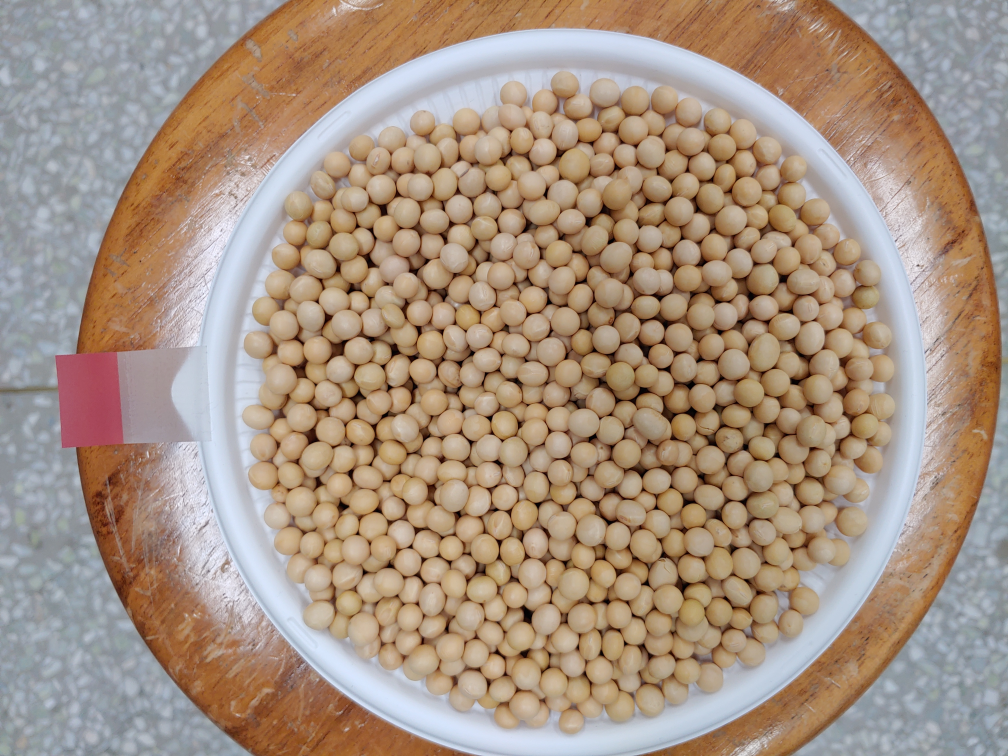
#> input picture capture/t28/5.jpg, 4032 x 3024 px, found by its file name (shown at 1/4 size)
$ python testing.py
#> lines starting #> are read from the running program, lines starting #| are printed output that depends on the picture; after the words box and inside, x2 and y2 are one past the last pixel; in counts of white or black regions, pixels touching at a corner belong together
import numpy as np
import cv2

import numpy as np
import cv2
import datetime as dt

class BeanCount:
    def __init__(self, export_file_path: str):
#> in main, src is the input picture: shape (3024, 4032, 3); mean B, G, R 129.4, 146.4, 166.8
        self.test_l = [f"/t{i:02d}" for i in range(1, 31)]
        self.image_l = [f"/{i}.jpg" for i in range(1,6)]
        self.option = 0
        self.image_path_list = []
        self.open_count_label_path = "./01/System/data/count_open.txt"
        self.start_time = 0
        self.end_time = 0
        self.open_label = []
        self.hidden_label = []
        self.count_res = []
        self.linear_model_fn = None
        self.hidden_count_label_path = "./01/System/data/count_hidden.txt"
        self.export_file_path = export_file_path


    # [37 lines left out: functions fast_countingBean, getImagePath, getArea, getAboveTargetImg, not called in this run]


    def getSideTargetImg(self, src):
        rc = (975, 909, 2555, 999)
        dst = src[rc[1]:rc[1]+rc[3], rc[0]:rc[0]+rc[2]]
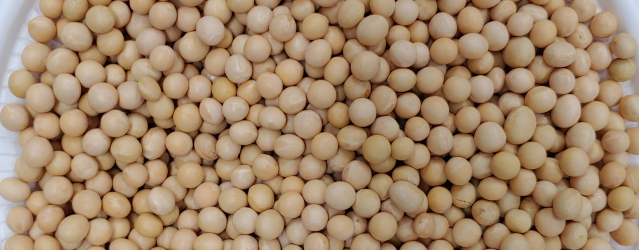
#> dst: shape (999, 2555, 3) (shown at 1/4 size); mean B, G, R 105.8, 134.5, 162.2
        return dst


    def hsvRGB2Binary(self, src):
        src_hsv = cv2.cvtColor(src, cv2.COLOR_BGR2HSV)
#> src_hsv: shape (999, 2555, 3); mean H, S, V 18.6, 99.1, 162.6
        dst = cv2.inRange(src_hsv, (16, 13, 0), (80, 250, 255))
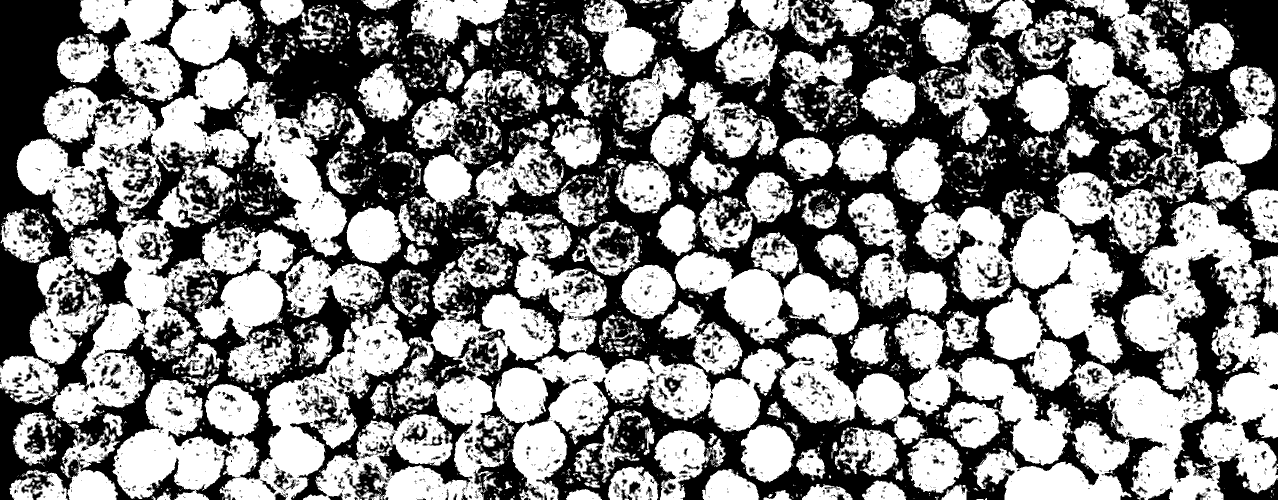
#> dst: shape (999, 2555) (shown at 1/2 size); 53.5% white; 4939 black regions (4145 under 20 px), largest, box (x1, y1, x2, y2) and area: (0, 0, 2555, 999) 1073921, (2345, 507, 2520, 964) 24088, (2433, 907, 2555, 999) 5166
        return dst


    def erasingNoise(self, src):
        # mopology
        dst2 = cv2.morphologyEx(src, cv2.MORPH_OPEN, None)
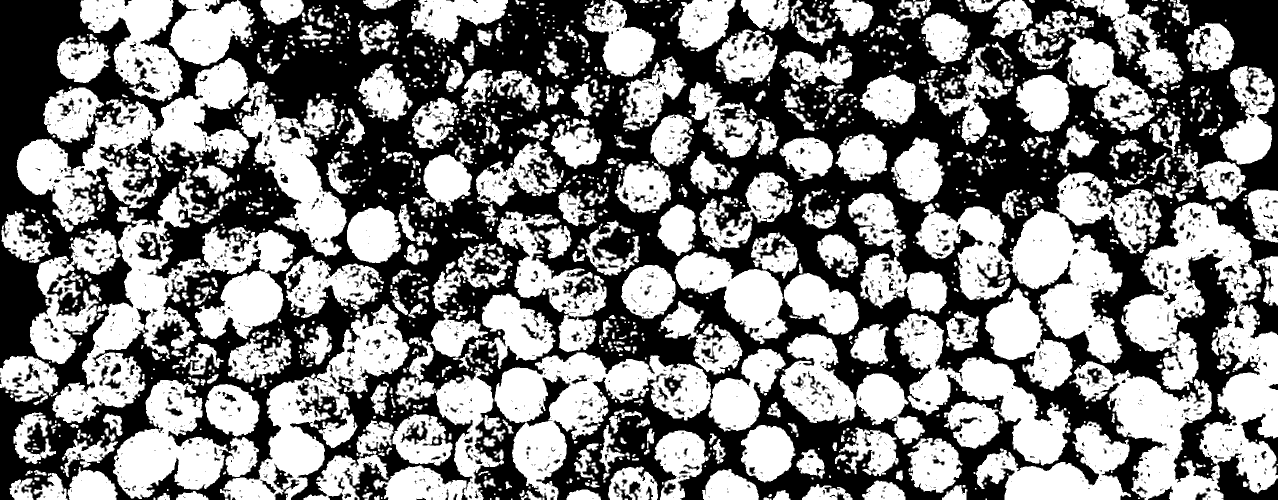
#> dst2: shape (999, 2555) (shown at 1/2 size); 50.9% white; 2281 black regions (1738 under 20 px), largest, box (x1, y1, x2, y2) and area: (0, 0, 2555, 999) 1196844, (2481, 827, 2555, 951) 2367, (271, 463, 325, 523) 1564
        # segmentation
        kernel = np.ones((6, 6), np.uint8)
        closing = cv2.morphologyEx(dst2, cv2.MORPH_CLOSE,kernel, iterations = 15)
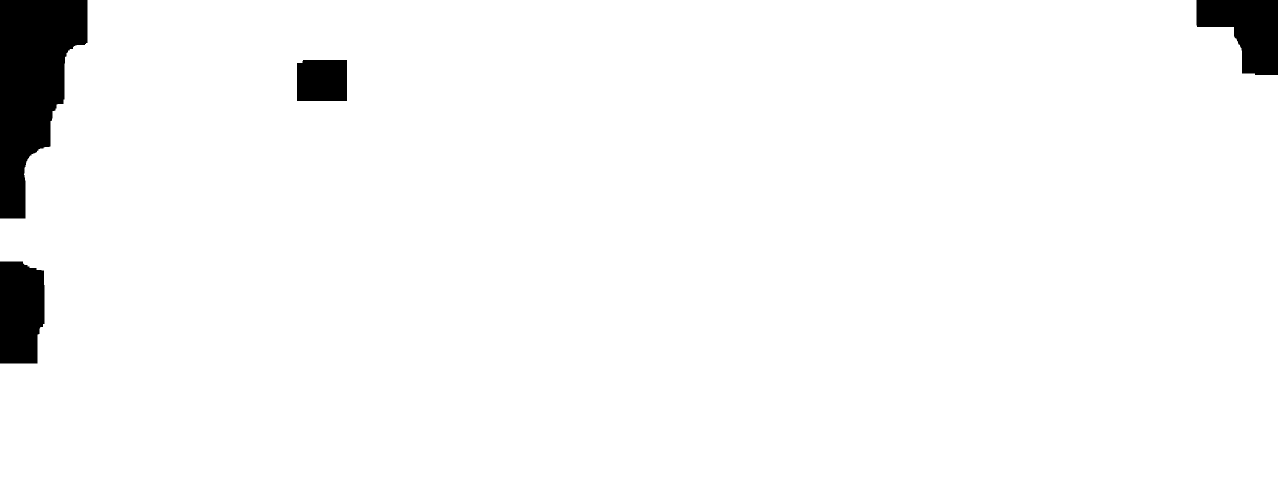
#> closing: shape (999, 2555) (shown at 1/2 size); 96.5% white; 4 black regions, box (x1, y1, x2, y2) and area: (0, 0, 175, 437) 47828, (0, 523, 89, 727) 16592, (2393, 0, 2555, 150) 15981, (594, 120, 694, 202) 8132
        bg = cv2.dilate(closing, kernel, iterations = 1)
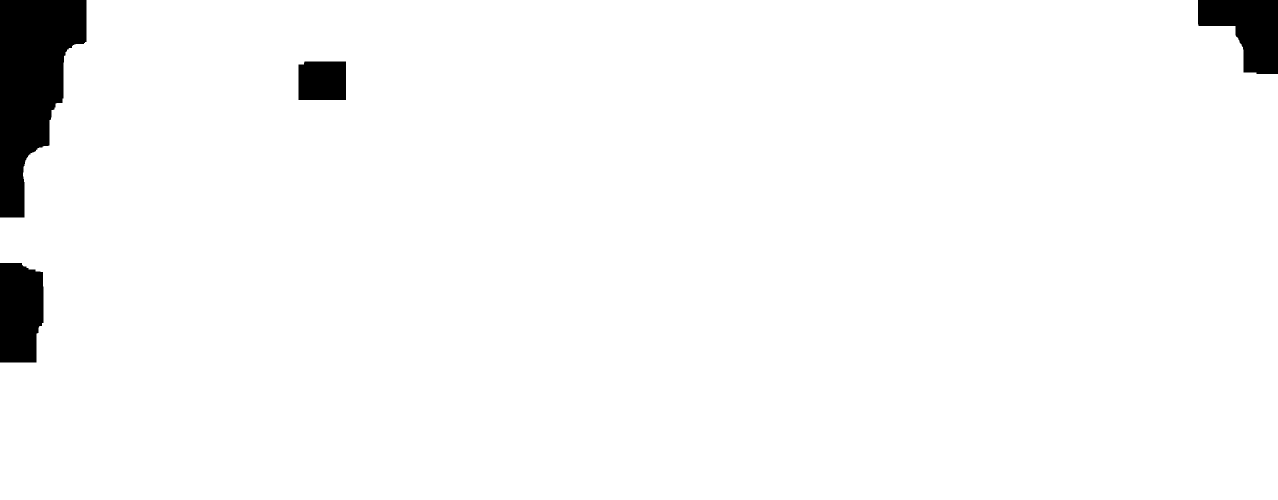
#> bg: shape (999, 2555) (shown at 1/2 size); 96.7% white; 4 black regions, box (x1, y1, x2, y2) and area: (0, 0, 173, 435) 46593, (0, 526, 87, 725) 15749, (2396, 0, 2555, 148) 15213, (597, 123, 692, 200) 7247
        dist_transform = cv2.distanceTransform(closing, cv2.DIST_L2, 0)
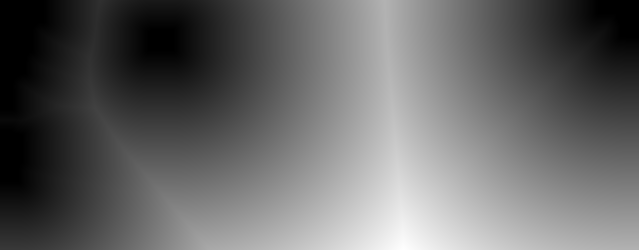
#> dist_transform: shape (999, 2555) float32 (shown at 1/4 size); min 0, max 1217.7, mean 492.6; drawn with min black and max white
        ret, fg = cv2.threshold(dist_transform, 0.02*dist_transform.max(), 255, 0)
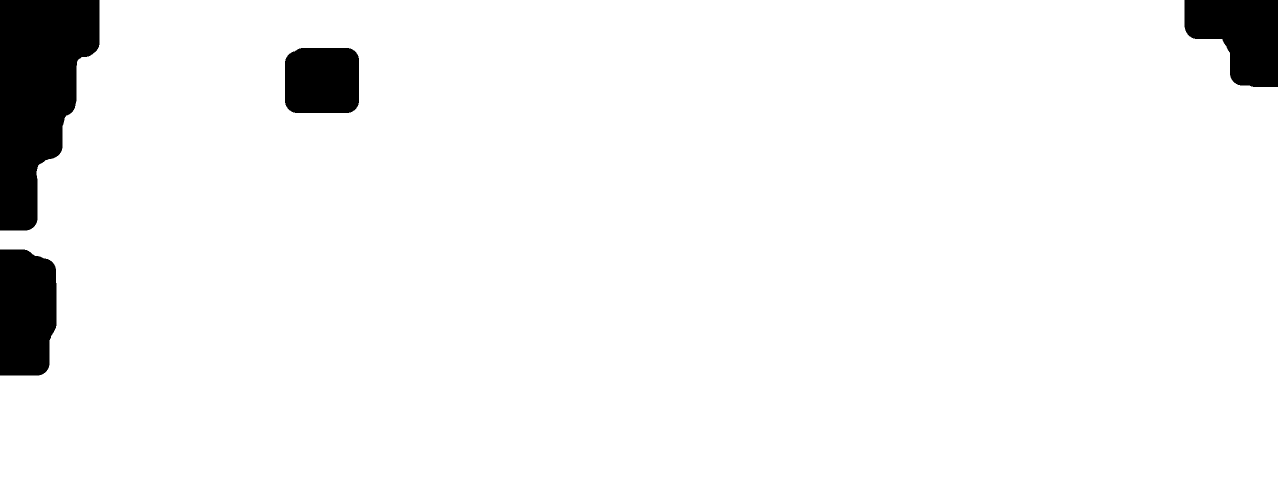
#> fg: shape (999, 2555) float32 (shown at 1/2 size); 94.9% white; 4 black regions, box (x1, y1, x2, y2) and area: (0, 0, 199, 461) 61783, (0, 499, 113, 751) 26157, (2369, 0, 2555, 174) 23446, (570, 96, 718, 226) 18562
#> ret = 24.35
        return fg


    # [53 lines left out: functions getErrorRate, fittingModel, modelResult, exportingOutput, not called in this run]


def main():
    bc = BeanCount("./01/Out/Kong_01.txt")
    img_path = './Open/t28/5.jpg'
    src=cv2.imread(img_path)
    dst = bc.getAboveTargetImg(src) if bc.option==5 else bc.getSideTargetImg(src)
    dst1 = bc.hsvRGB2Binary(dst)
    fg = bc.erasingNoise(dst1)

    cv2.imshow('src', src)
    cv2.imshow('dst', dst)
    cv2.imshow('dst2', dst1)
    cv2.imshow('fg', fg)
    cv2.waitKey()
    cv2.destroyAllWindows()
    #

if __name__ == "__main__":
    main()
